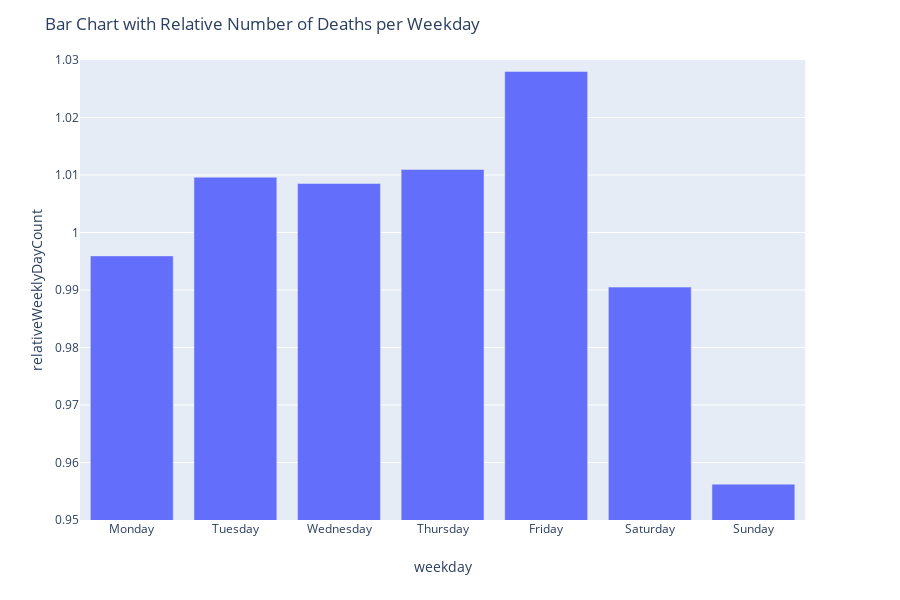

Notebook source saved alongside this figure:
### Code cell
d = data.copy()
d.loc[:,'7dayavg'] = d.loc[:,'deathCount'].rolling(window=7,center=True).mean()
d.loc[:,'relativeWeeklyDayCount'] = d.loc[:,'deathCount']/d.loc[:,'7dayavg']

cats = [ 'Monday', 'Tuesday', 'Wednesday', 'Thursday', 'Friday', 'Saturday', 'Sunday']
from pandas.api.types import CategoricalDtype
cat_type = CategoricalDtype(categories=cats, ordered=True)

# create a new data frame with the death counts grouped by day of the week 
# reindex is used to order the week days in a logical order (learned from https://stackoverflow.com/questions/47741400/pandas-dataframe-group-and-sort-by-weekday)
df_weekday = d.copy().groupby(d['date'].dt.weekday_name).mean().reindex(cats)
df_weekday['weekday'] = df_weekday.index

# draw barchart
fig = px.bar(df_weekday , x="weekday", y="relativeWeeklyDayCount"
            , range_y=[0.95,1.03]
             , barmode="group"
            )

fig.update_layout(
    title=go.layout.Title(
        text="Bar Chart with Relative Number of Deaths per Weekday"
    ))

fig.show()

### Figure 1 — Plotly figure (JSON) as saved in the notebook; plotly's stock layout.template omitted (floating-point values rounded to 4 significant figures)
{"data": [{"alignmentgroup": "True", "hoverlabel": {"namelength": 0}, "hovertemplate": "weekday=%{x}<br>relativeWeeklyDayCount=%{y}", "legendgroup": "", "marker": {"color": "#636efa"}, "name": "", "offsetgroup": "", "orientation": "v", "showlegend": false, "textposition": "auto", "type": "bar", "x": ["Monday", "Tuesday", "Wednesday", "Thursday", "Friday", "Saturday", "Sunday"], "xaxis": "x", "y": [0.9959, 1.01, 1.009, 1.011, 1.028, 0.9905, 0.9562], "yaxis": "y"}], "layout": {"barmode": "group", "height": 600, "legend": {"tracegroupgap": 0}, "margin": {"t": 60}, "title": {"text": "Bar Chart with Relative Number of Deaths per Weekday"}, "xaxis": {"anchor": "y", "domain": [0, 0.98], "title": {"text": "weekday"}}, "yaxis": {"anchor": "x", "domain": [0, 1], "range": [0.95, 1.03], "title": {"text": "relativeWeeklyDayCount"}}}}
